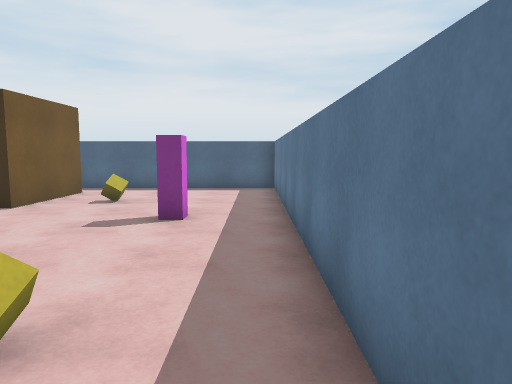
view 1 (above)

13 first-person views from a walk through a 3-D level made in the Unity game engine. The camera is 1.4 m above the floor, tilts 6° down and sees 70° across. The floor is counted in squares, 1 m on a side. Each view is taken from the middle of a square. On the plan, view 1 faces up. The plan holds only what a view shows up to about 16 squares ahead; the rest is blank. The player character is not drawn.

view 2
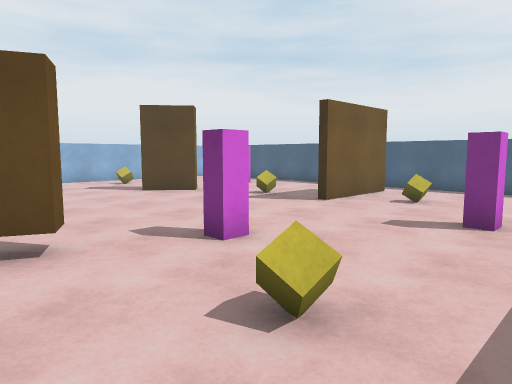

view 3
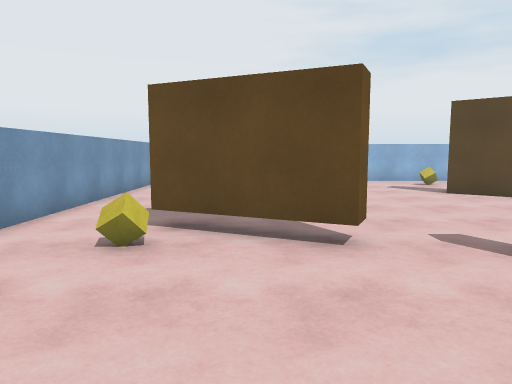

view 4
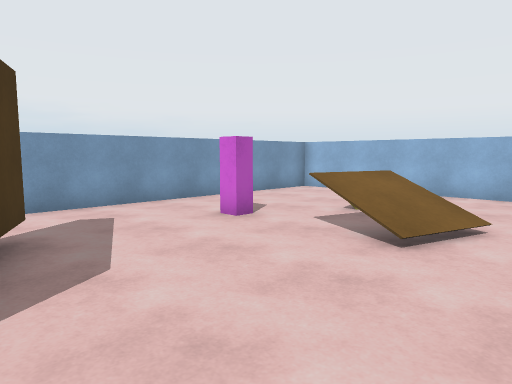

view 5
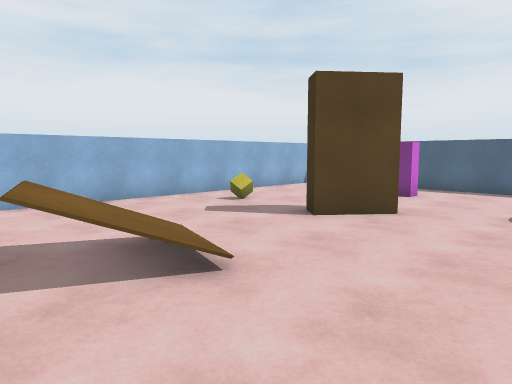

view 6
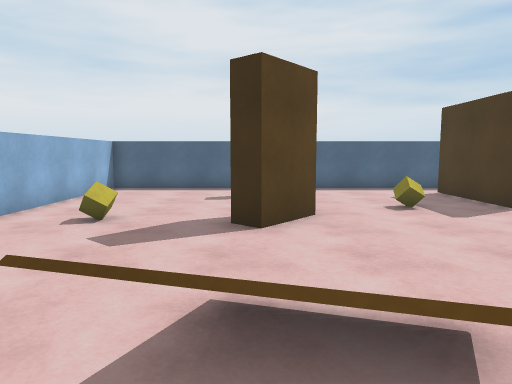

view 7
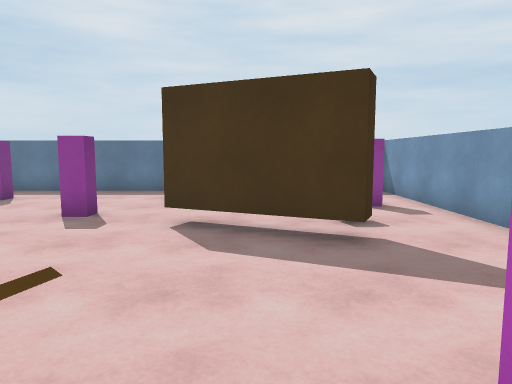

view 8
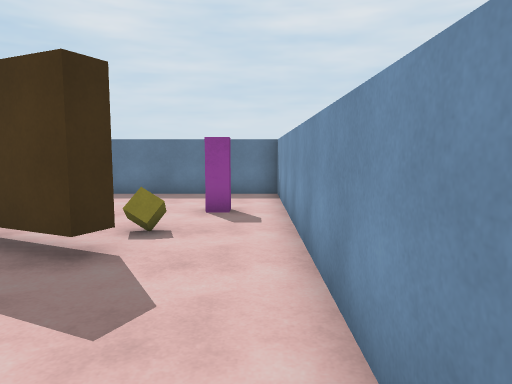

view 9
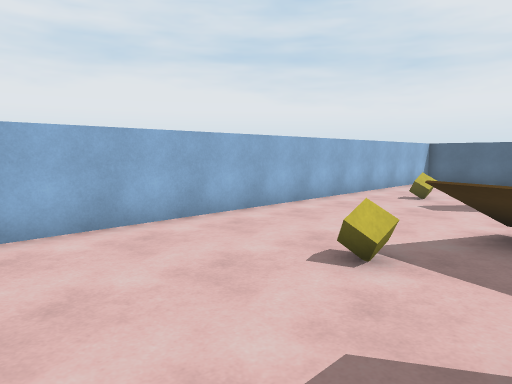

view 10
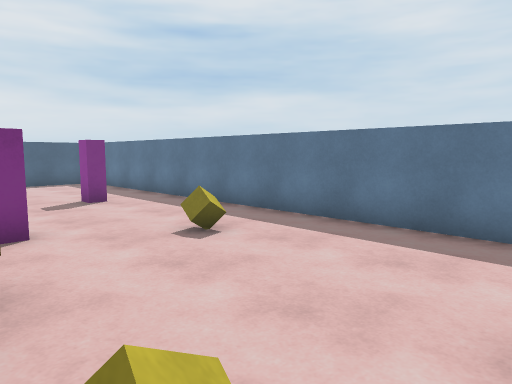

view 11
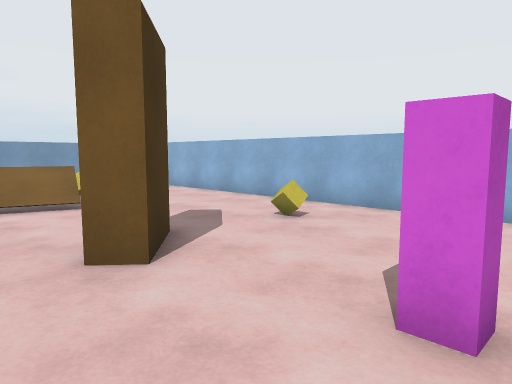

view 12
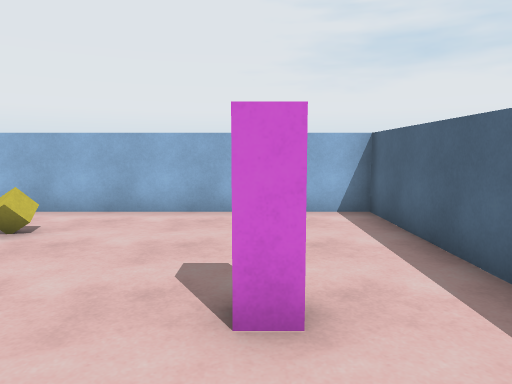

view 13
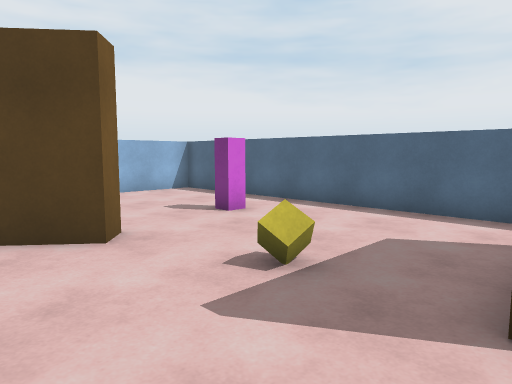

### Floor plan
Key: @ floor where view 1 was taken; # wall or solid block; . floor; / step, stairs or slope; = window, fence, low wall or low ledge; T thing the floor can be seen under or through; O other object.
Columns run from 19 left of view 1 to 1 right of it. Each row starts with its distance up from view 1.
 15 #####################
 14 #...................#
 13 #...................#
 12 #.....#......#......#
 11 #............#.O....#
 10 #.........O..#......#
  9 #...................#
  8 #..O..##.........#..#
  7 #.....#.............#
  6 #...................#
  5 #...................#
  4 #.............#.....#
  3 #.....///...........#
  2 #....///.........O..#
  1 #....#=/.....T......#
  0 #....O......TT.....@#
 -1 #...........TT......#
 -2 #.............O.....#
 -3 #...............#...#
 -4 #...................#
 -5 #####################

Where each view was taken, in squares from view 1:
view 1: 0 up, 0 right, facing up
view 2: 0 up, 0 right, facing up-left
view 3: 0 up, 0 right, facing left
view 4: 5 up, 6 left, facing down-left
view 5: 0 up, 8 left, facing up-left
view 6: 0 up, 13 left, facing up
view 7: 0 up, 13 left, facing right
view 8: 4 down, 12 left, facing right
view 9: 4 down, 12 left, facing up-left
view 10: 3 down, 6 left, facing up-right
view 11: 13 up, 10 left, facing down-left
view 12: 12 up, 10 left, facing left
view 13: 6 up, 6 left, facing up-left
